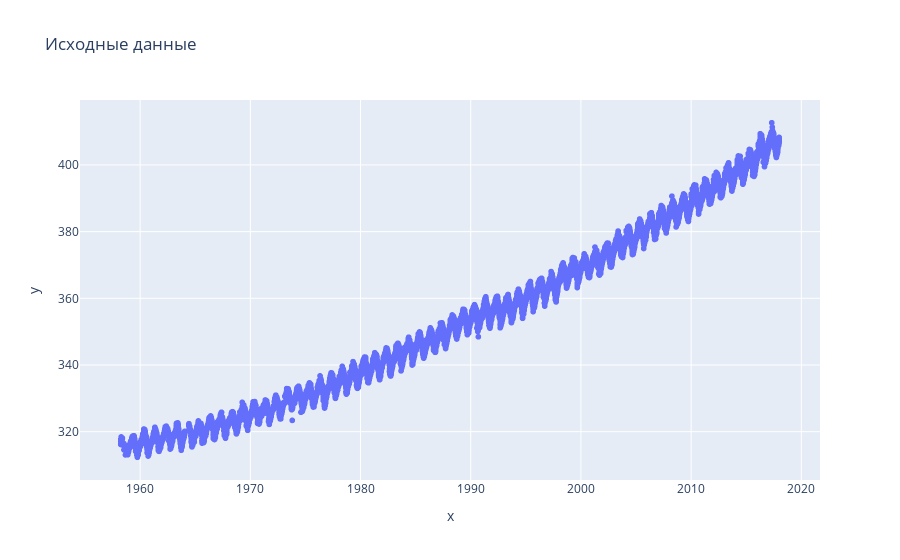

This figure's notebook cell:
### Code cell
# Построение scatter-графика с помощью plotly
px.scatter(x=df['date'], y=df['value'], title = 'Исходные данные').show()

### Figure 1 — Plotly figure (JSON) as saved in the notebook; plotly's stock layout.template omitted (floating-point values rounded to 4 significant figures; data arrays with more than 128 entries replaced by an {"elided": "..."} marker saying what was removed)
{"data": [{"hovertemplate": "x=%{x}<br>y=%{y}<extra></extra>", "legendgroup": "", "marker": {"color": "#636efa", "symbol": "circle"}, "mode": "markers", "name": "", "showlegend": false, "type": "scattergl", "x": {"elided": "18764 str values"}, "xaxis": "x", "y": {"elided": "18764 float values"}, "yaxis": "y"}], "layout": {"legend": {"tracegroupgap": 0}, "title": {"text": "Исходные данные"}, "xaxis": {"anchor": "y", "domain": [0, 1], "title": {"text": "x"}}, "yaxis": {"anchor": "x", "domain": [0, 1], "title": {"text": "y"}}}}
